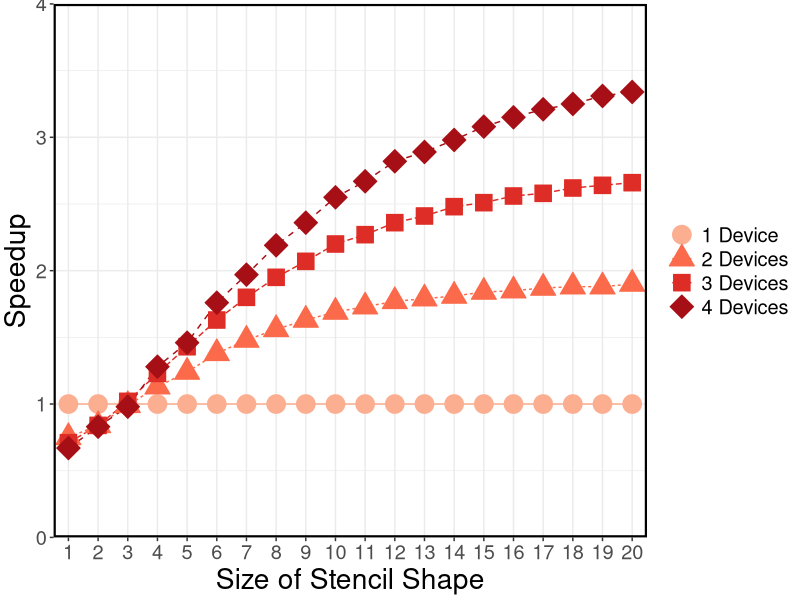
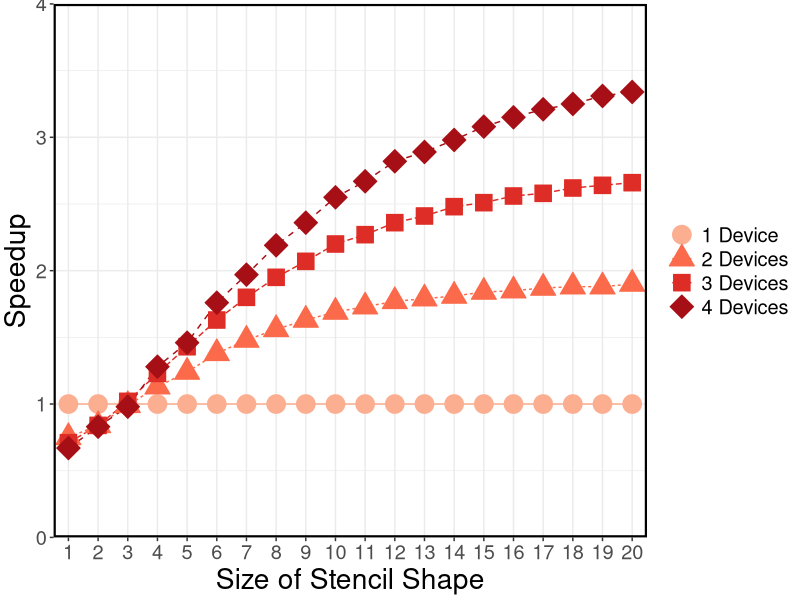

Write the R code that produced these figures, in order.
require('ggplot2')
require('grid')
require('reshape2')

data <- read.csv("speedup.csv", sep=";", comment.char="#", header=TRUE, row.names=NULL)

rownumbers <- as.integer(row.names(data))

# ====Default settins====
theme <- theme_bw() +
  theme(text = element_text(size = 18),
        axis.title = element_text(size = rel(1.125), vjust = 0.5),
        panel.border = element_rect(linetype = "solid", colour = "black", size = 1.5),
        plot.margin = unit(c(0.1,0.1,0.1,0.1), 'cm'),
        legend.position="right",
        legend.title = element_blank(),
        strip.background = element_rect(colour = "black", fill = "white", size = 1.5))

labs <- labs(x = "Size of Stencil Shape", y = "Speedup")

# create plot
plot <- ggplot(data, aes(x = reorder(Radius, rownumbers), y = value, group=Devices, color=Devices, fill=Devices)) +
  geom_line(aes(linetype=Devices)) +
  geom_point(size=6, aes(shape=Devices)) +
  scale_y_continuous(expand = c(0,0), limits = c(0,4)) +
  scale_x_discrete(expand=c(0,0.5)) +
  scale_color_manual(values=c("#fcae91", "#fb6a4a", "#de2d26", "#a50f15")) +
  scale_fill_manual(values=c("#fcae91", "#fb6a4a", "#de2d26", "#a50f15")) +
  scale_shape_manual(values=c(21,24,22,23)) +
  theme + labs

# save plot to file
ggsave(file = "gauss_speedup.pdf", width = 8, height = 4)

plot
